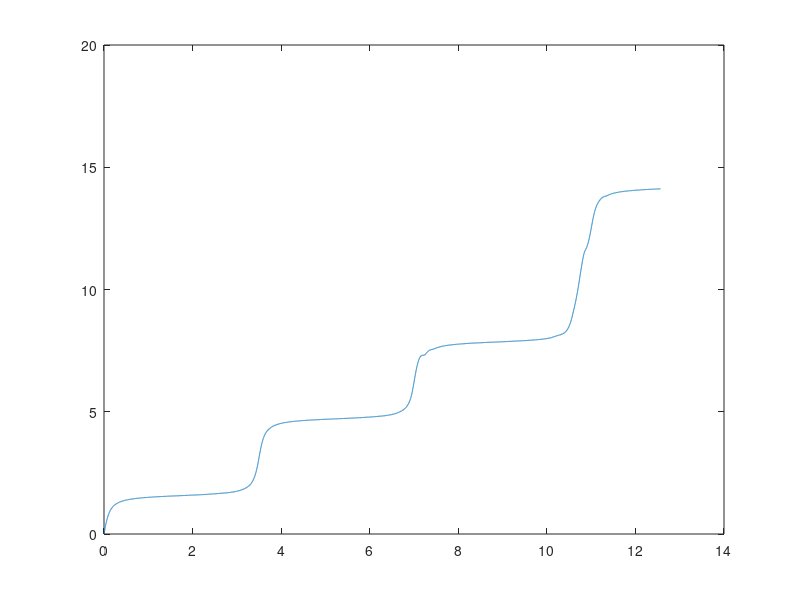

MATLAB code to generate this figure:
clear
clc

%Simulation Parameters:
b = 10;     %Frequency function gain parameter

f = @(t,theta) [ 0.08 + b*cos(theta).^2 ];
[t,xa] = ode45(f,[0:.001:4*pi],[0]);
%xa = wrapTo2Pi(xa);
plot(t,xa)
